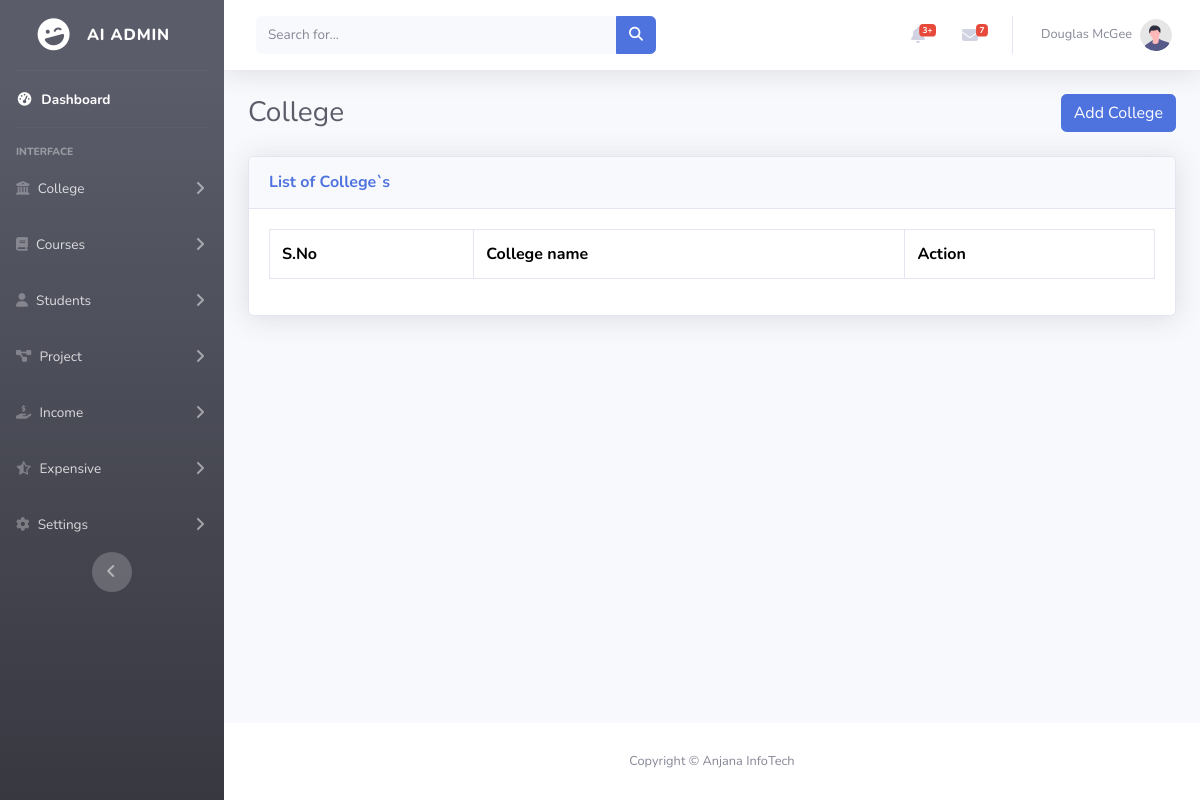
The page /college.php on the database as committed earlier.
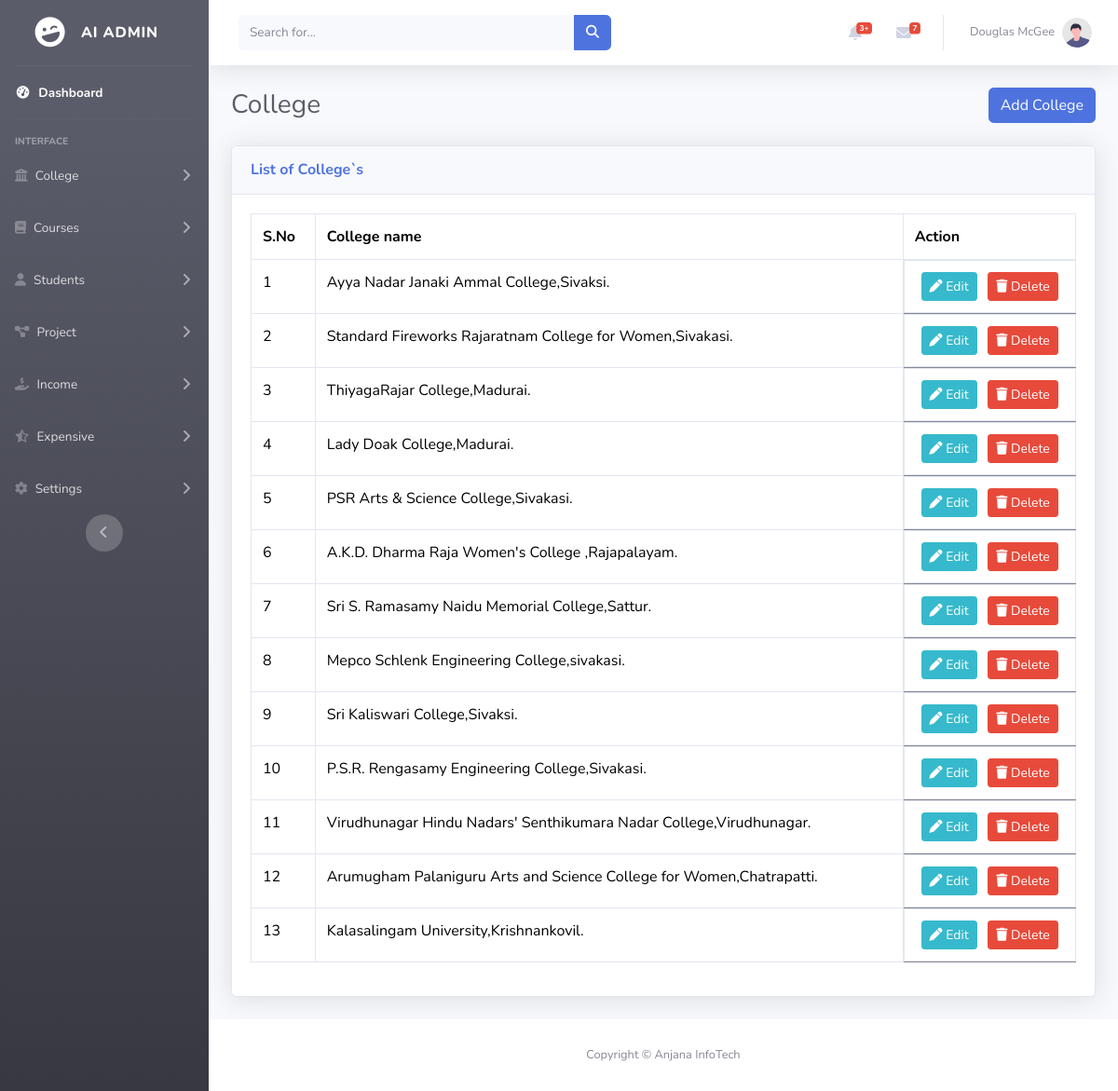
The same page on the database as committed later.
### tables this page shows
CREATE TABLE `college` (
  `id` int(11) NOT NULL,
  `collegename` varchar(200) NOT NULL
);

### college.php (the view, shortened to what this page needs)
<!DOCTYPE html>
<html lang="en">
<head>
    <link href="vendor/fontawesome-free/css/all.min.css" rel="stylesheet" type="text/css">
    <link rel="stylesheet" href="https://cdnjs.cloudflare.com/ajax/libs/font-awesome/6.6.0/css/all.min.css" />
    <link href="https://cdn.jsdelivr.net/npm/bootstrap@5.3.3/dist/css/bootstrap.min.css" rel="stylesheet">
    <link href="css/sb-admin-2.min.css" rel="stylesheet">
</head>
<body id="page-top">
    <div id="wrapper">
        <?php
        include('./nav.php');
        ?>
        <div id="content-wrapper" class="d-flex flex-column">
            <div id="content">
                <?php
                include('./topbar.php');
                ?>
                <div class="container-fluid">
                    <div class="d-sm-flex align-items-center justify-content-between mb-4">
                        <h1 class="h3 mb-0 text-gray-800">College</h1>
                        <div class="text-end">
                            <button class="btn btn-primary" type="button">
                                <a href="addcollege.php" style="text-decoration: none;color:white;">Add College</a>
                            </button>
                        </div>
                    </div>
                    <?php
                    include('./db.php');
                    $se = "SELECT * FROM college";
                    $ex = mysqli_query($db, $se);
                    ?>
                    <div class="card shadow mb-4">
                        <div class="card-header py-3">
                            <h6 class="m-0 font-weight-bold text-primary">List of College`s</h6>
                        </div>
                        <div class="card-body">
                            <div class="table-responsive">
                                <table class='table table-bordered' id='dataTable' width='100%' cellspacing='0'>
                                    <tr>
                                        <th>S.No</th>
                                        <th>College name</th>
                                        <th>Action</th>
                                    </tr>
                                    <?php
                                    while ($row = mysqli_fetch_assoc($ex)) { ?>
                                        <tr id='tr'>
                                            <td id='id'><?php echo $row['id'] ?></td>
                                            <td id='college-name'><?php echo $row['collegename'] ?></td>
                                            <td class="d-flex justify-content-around ">
                                                <a href="editcollege.php?id=<?php echo $row['id']; ?>" class="btn btn-info btn-sm"><i class="fa-solid fa-pen" style="color: #ffffff;"></i> Edit</a>
                                                <form action="editcollege.php" method="POST">
                                                    <a href="editcollege.php?id=<?php echo $row['id']; ?>" class="btn btn-danger btn-sm" name="delete"><i class="fa-solid fa-trash" style="color: #ffffff;"></i> Delete</a>
                                                </form>
                                            </td>
                                        </tr>
                                    <?php } ?>
                                </table>
                            </div>
                        </div>
                    </div>
                </div>
            </div>
            <footer class="sticky-footer bg-white">
                <div class="container my-auto">
                    <div class="copyright text-center my-auto">
                        <span>Copyright &copy; Anjana InfoTech</span>
                    </div>
                </div>
            </footer>
        </div>
    </div>
</body>
</html>

### nav.php (shortened to what this page needs)
<ul class="navbar-nav bg-gradient-dark sidebar sidebar-dark accordion" id="accordionSidebar">
    <a class="sidebar-brand d-flex align-items-center justify-content-center" href="index.php">
        <div class="sidebar-brand-icon rotate-n-15">
            <i class="fas fa-laugh-wink"></i>
        </div>
        <div class="sidebar-brand-text mx-3">AI Admin </div>
    </a>
    <hr class="sidebar-divider my-0">
    <li class="nav-item active">
        <a class="nav-link" href="index.php">
            <i class="fas fa-fw fa-tachometer-alt"></i>
            <span>Dashboard</span></a>
    </li>
    <hr class="sidebar-divider">
    <div class="sidebar-heading">
        Interface
    </div>
    <li class="nav-item">
        <a class="nav-link collapsed" href="#" data-toggle="collapse" data-target="#collapseone"
            aria-expanded="true" aria-controls="collapseone">
            <i class="fa-solid fa-building-columns"></i>
            <span>College</span>
        </a>
        <a class="nav-link collapsed" href="#" data-toggle="collapse" data-target="#collapseTwo"
            aria-expanded="true" aria-controls="collapseTwo">
            <i class="fa-solid fa-book"></i>
            <span>Courses</span>
        </a>
        <a class="nav-link collapsed" href="#" data-toggle="collapse" data-target="#collapseTo"
            aria-expanded="true" aria-controls="collapseTo">
            <i class="fa-solid fa-user"></i>
            <span>Students</span>
        </a>
        <a class="nav-link collapsed" href="#" data-toggle="collapse" data-target="#collapseThree"
            aria-expanded="true" aria-controls="collapseThree">
            <i class="fa-solid fa-diagram-project"></i>
            <span>Project</span>
        </a>
        <a class="nav-link collapsed" href="#" data-toggle="collapse" data-target="#collapseToget"
            aria-expanded="true" aria-controls="collapseToget">
            <i class="fa-solid fa-hand-holding-dollar"></i>
            <span>Income</span>
        </a>
        <a class="nav-link collapsed" href="#" data-toggle="collapse" data-target="#collapseToex"
            aria-expanded="true" aria-controls="collapseToex">
            <i class="fa-regular fa-star-half-stroke"></i>
            <span>Expensive</span>
        </a>
        <a class="nav-link collapsed" href="#" data-toggle="collapse" data-target="#collapseToset"
            aria-expanded="true" aria-controls="collapseToset">
            <i class="fa-solid fa-gear"></i>
            <span>Settings</span>
        </a>
    </li>
    <div class="text-center d-none d-md-inline">
        <button class="rounded-circle border-0" id="sidebarToggle"></button>
    </div>
</ul>

### topbar.php (shortened to what this page needs)
<nav class="navbar navbar-expand navbar-light bg-white topbar mb-4 static-top shadow">
                    <form
                        class="d-none d-sm-inline-block form-inline mr-auto ml-md-3 my-2 my-md-0 mw-100 navbar-search">
                        <div class="input-group">
                            <input type="text" class="form-control bg-light border-0 small" placeholder="Search for..."
                                aria-label="Search" aria-describedby="basic-addon2">
                            <div class="input-group-append">
                                <button class="btn btn-primary" type="button">
                                    <i class="fas fa-search fa-sm"></i>
                                </button>
                            </div>
                        </div>
                    </form>
                    <ul class="navbar-nav ml-auto">
                        <li class="nav-item dropdown no-arrow mx-1">
                            <a class="nav-link dropdown-toggle" href="#" id="alertsDropdown" role="button"
                                data-toggle="dropdown" aria-haspopup="true" aria-expanded="false">
                                <i class="fas fa-bell fa-fw"></i>
                                <span class="badge badge-danger badge-counter">3+</span>
                            </a>
                        </li>
                        <li class="nav-item dropdown no-arrow mx-1">
                            <a class="nav-link dropdown-toggle" href="#" id="messagesDropdown" role="button"
                                data-toggle="dropdown" aria-haspopup="true" aria-expanded="false">
                                <i class="fas fa-envelope fa-fw"></i>
                                <span class="badge badge-danger badge-counter">7</span>
                            </a>
                        </li>
                        <li class="nav-item dropdown no-arrow">
                            <a class="nav-link dropdown-toggle" href="#" id="userDropdown" role="button"
                                data-toggle="dropdown" aria-haspopup="true" aria-expanded="false">
                                <span class="mr-2 d-none d-lg-inline text-gray-600 small">Douglas McGee</span>
                                <img class="img-profile rounded-circle"
                                    src="img/undraw_profile.svg">
                            </a>
                        </li>
                    </ul>
                </nav>

Rows that differ between the two databases and show on the page:
added college: id "1", collegename "Ayya Nadar Janaki Ammal College,Sivaksi."
added college: id "2", collegename "Standard Fireworks Rajaratnam College for Women,Sivakasi."
added college: id "3", collegename "ThiyagaRajar College,Madurai."
added college: id "4", collegename "Lady Doak College,Madurai."
added college: id "5", collegename "PSR Arts & Science College,Sivakasi."
added college: id "6", collegename "A.K.D. Dharma Raja Women's College ,Rajapalayam."
added college: id "7", collegename "Sri S. Ramasamy Naidu Memorial College,Sattur."
added college: id "8", collegename "Mepco Schlenk Engineering College,sivakasi."
added college: id "9", collegename "Sri Kaliswari College,Sivaksi."
added college: id "10", collegename "P.S.R. Rengasamy Engineering College,Sivakasi."
added college: id "11", collegename "Virudhunagar Hindu Nadars' Senthikumara Nadar College,Virudhunagar."
added college: id "12", collegename "Arumugham Palaniguru Arts and Science College for Women,Chatrapatti."
added college: id "13", collegename "Kalasalingam University,Krishnankovil."
